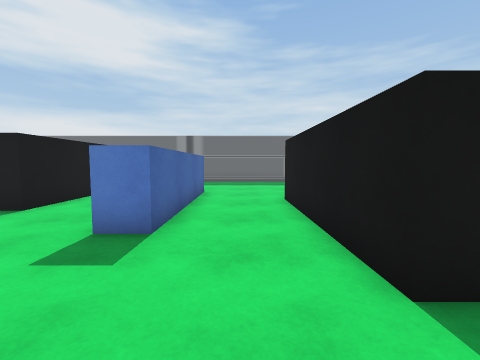
view 1 (above)

21 first-person views from a walk through a scene from a Unity 3-D project. The camera is 1.2 m above the floor, tilts 4° down and sees 90° across. The floor is counted in squares, 1 m on a side. Each view is taken from the middle of a square. On the plan, view 1 faces up. The plan holds only what a view shows up to about 12 squares ahead; the rest is blank. The place goes on beyond the plan. The player character is not drawn.

view 2
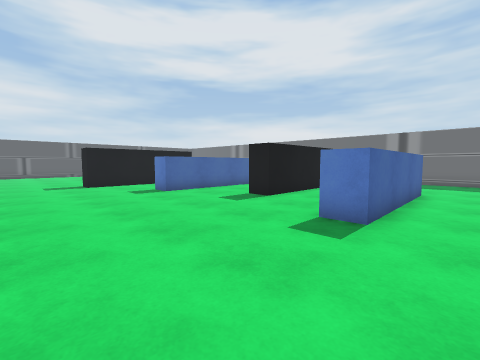

view 3
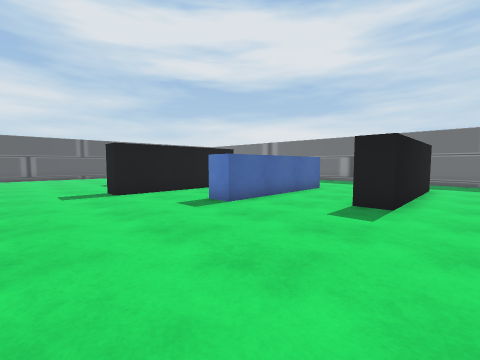

view 4
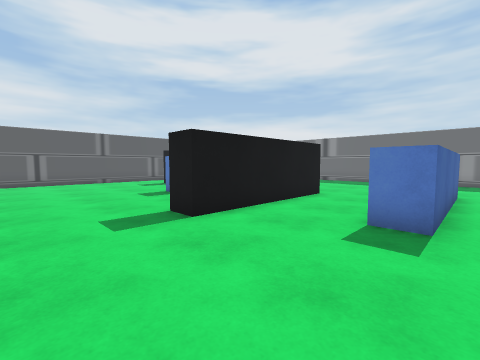

view 5
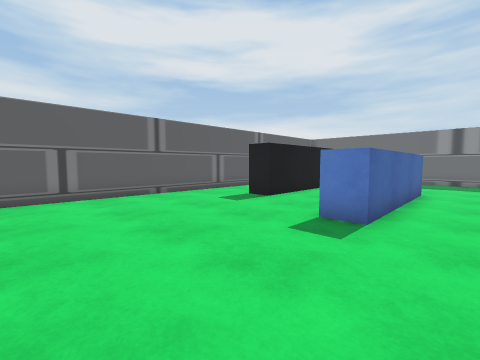

view 6
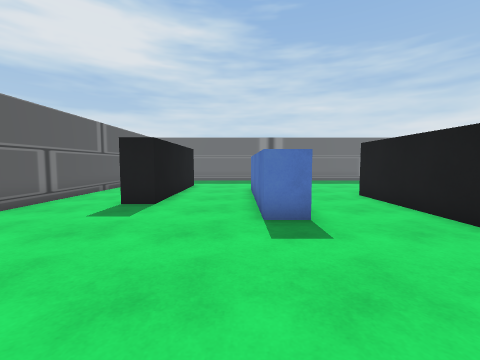

view 7
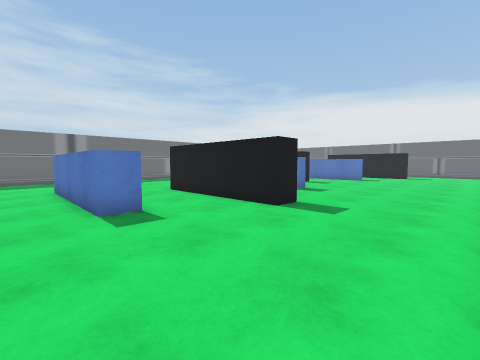

view 8
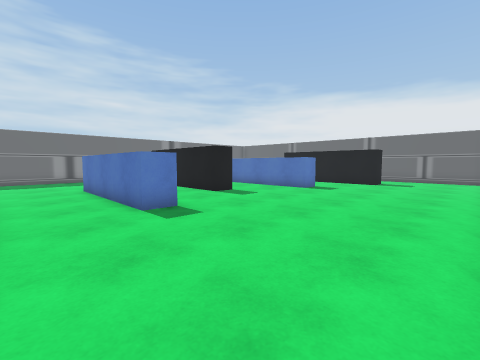

view 9
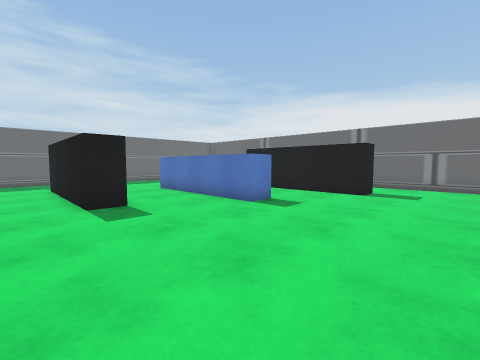

view 10
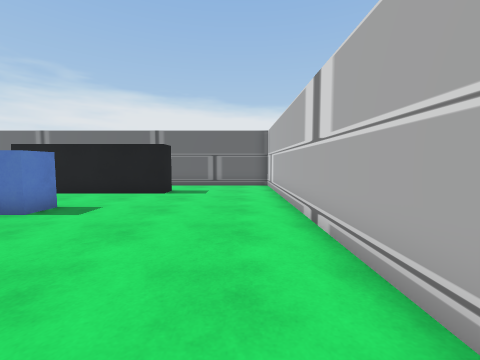

view 11
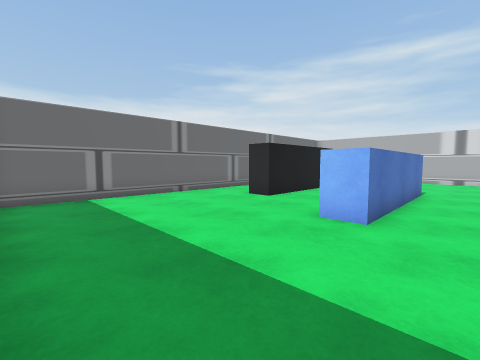

view 12
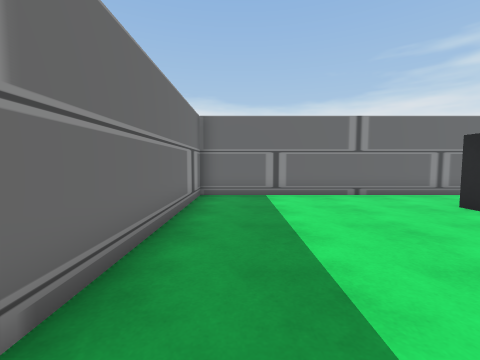

view 13
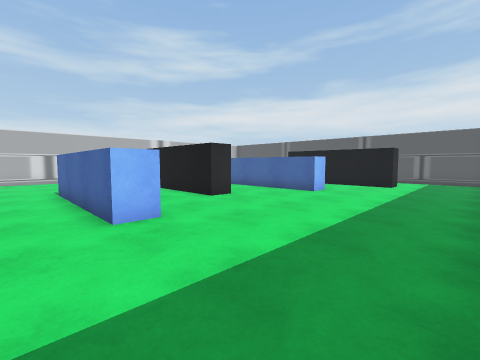

view 14
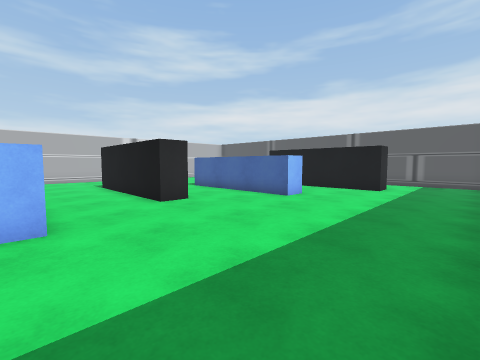

view 15
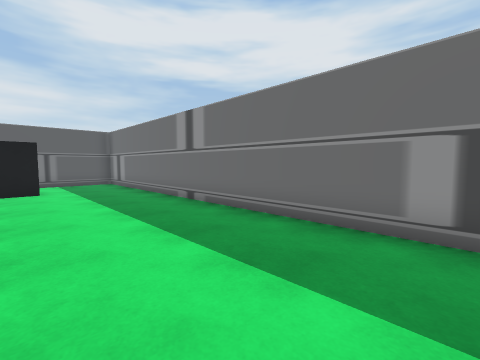

view 16
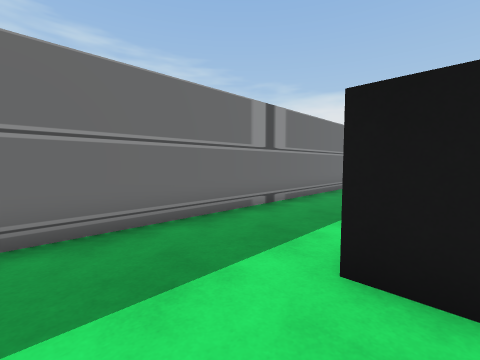

view 17
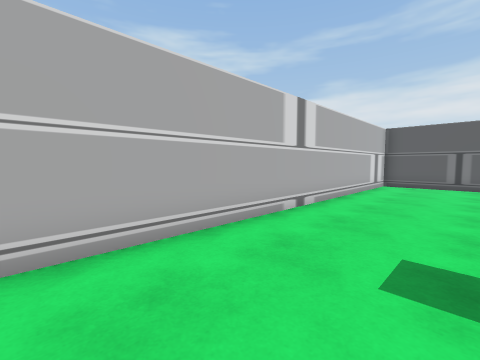

view 18
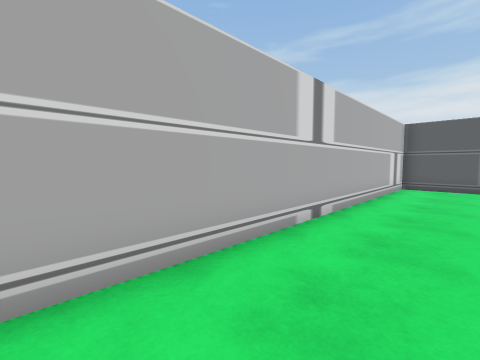

view 19
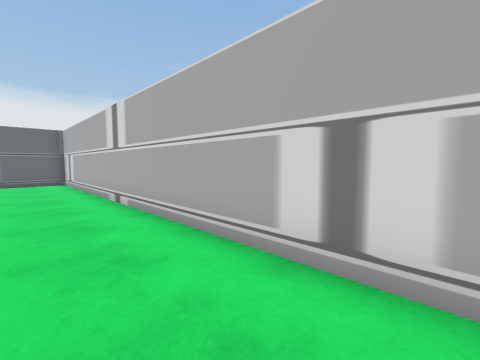

view 20
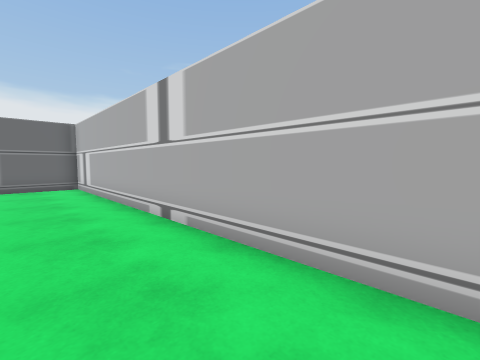

view 21
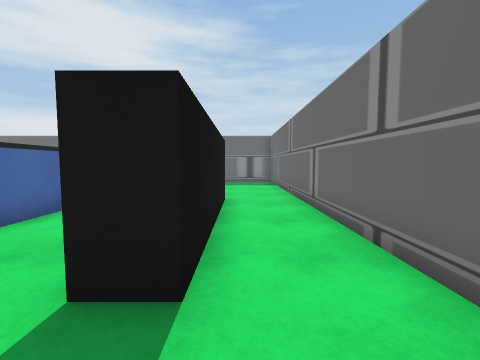

### Floor plan
Key: @ floor where view 1 was taken; # wall or solid block; . floor; ^ raised ledge.
Columns run from 25 left of view 1 to 5 right of it. Each row starts with its distance up from view 1.
 16   #############################
 15 #.............................#
 14 #.............................#
 13 #.............................#
 12 #..#...............#..........#
 11 #  #...............#..........#
 10 #  #...^.......^...#...^......#
  9 #. #...^.......^...#...^......#
  8 #. #...^...#...^...#...^...#..#
  7 #..#...^...#...^...#...^...#..#
  6 #......^...#...^.......^...#..#
  5 #......^...#...^.......^...#..#
  4 #......^...#...^.......^...#..#
  3 #..........#...............#..#
  2 #.............................#
  1 #.............................#
  0 #........................@....#
 -1 #.............................#
 -2 #.............................#
 -3 ###############################

Positions as (right, up) in squares from view 1, and headings:
1: (0, 0), facing up
2: (0, -1), facing up-left
3: (-4, -1), facing up-left
4: (-9, -1), facing up-left
5: (-16, -1), facing up-left
6: (-19, -1), facing up
7: (-20, -2), facing up-right
8: (-13, -2), facing up-right
9: (-8, -1), facing up-right
10: (-8, -1), facing right
11: (-4, 15), facing down-right
12: (-4, 14), facing right
13: (-8, 15), facing down-left
14: (-10, 15), facing down-left
15: (-10, 11), facing up-left
16: (-9, 11), facing up-right
17: (-11, 1), facing down-left
18: (-12, 0), facing down-left
19: (-11, 0), facing down-right
20: (-8, 0), facing down-right
21: (3, 0), facing up
